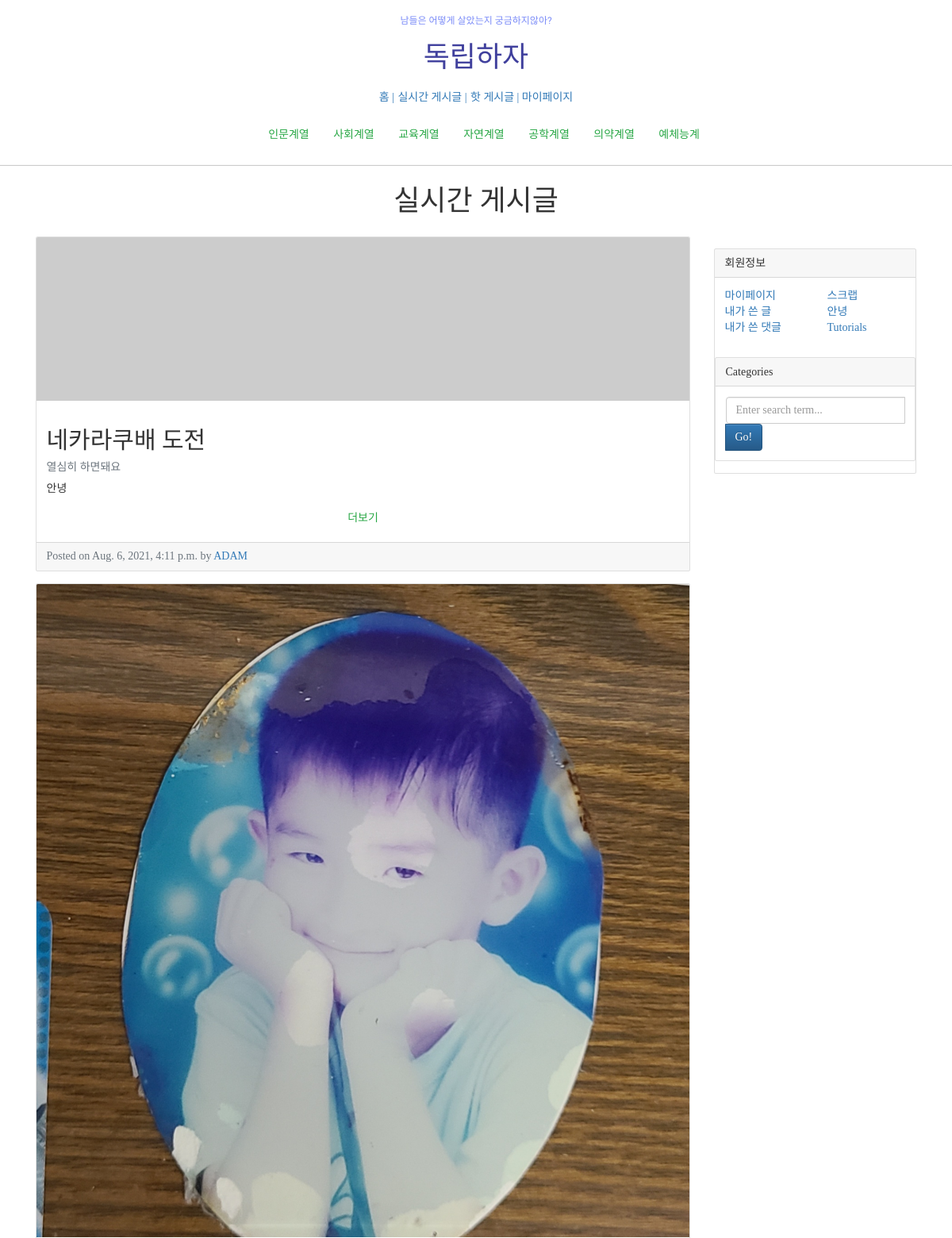
The page /blog/ (upper part) on the database as committed earlier.
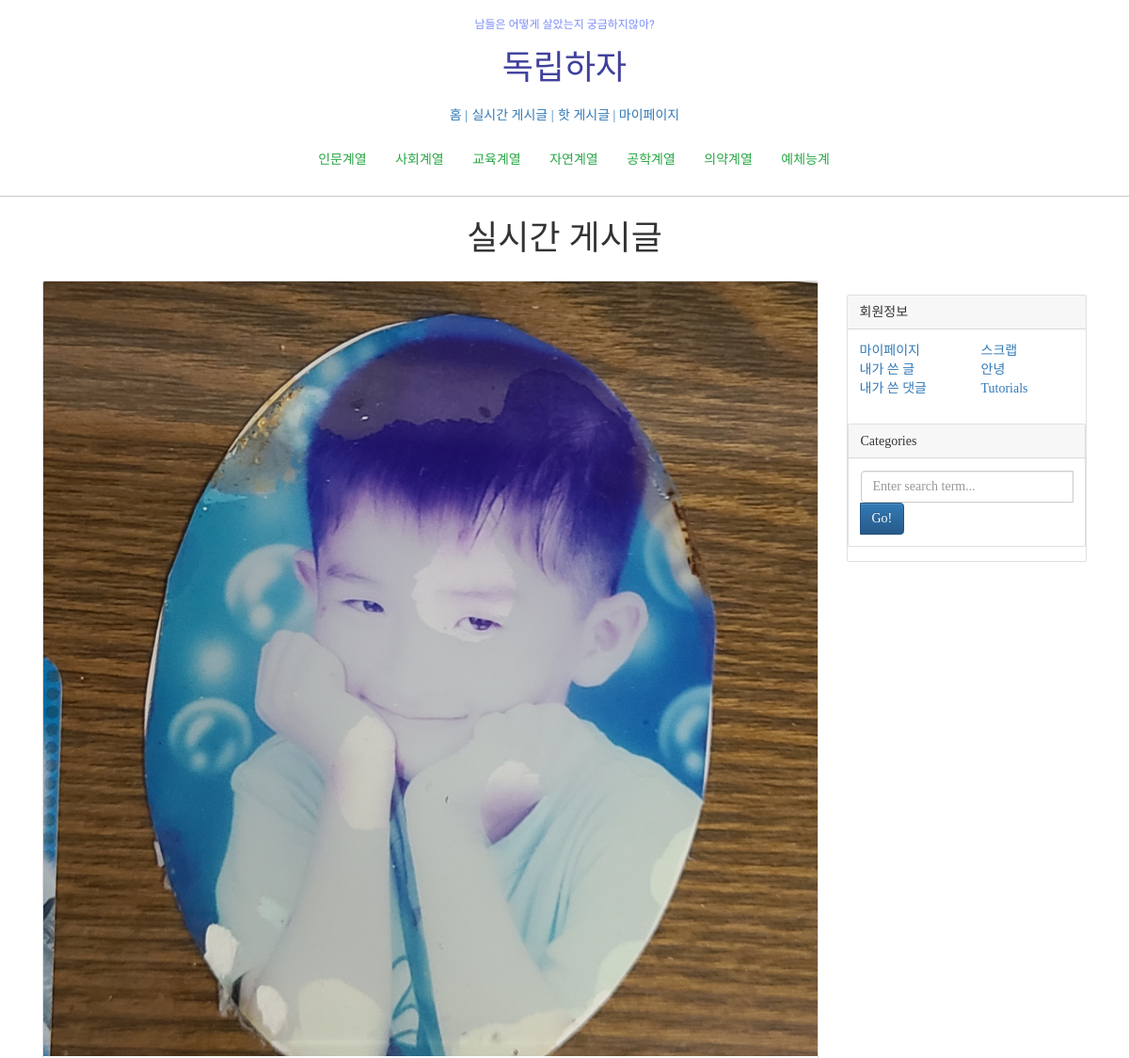
The same page on the database as committed later.
### blog/models.py (models this page shows, shortened)
class Post(models.Model):
    title = models.CharField(max_length=30)
    hook_text =models.CharField(max_length=100, blank=True)
    content = models.TextField()
    head_image=models.ImageField(upload_to='blog/images/%Y/%m/%d/', blank=True)
    file_upload = models.FileField(upload_to='blog/files/%Y/%m/%d/', blank=True)
    created_at = models.DateTimeField(auto_now=True)
    updated_at = models.DateTimeField(auto_now=True)
    author = models.ForeignKey(User, null=True, on_delete=models.SET_NULL)
    def __str__(self):
        return f'[{self.pk}]{self.title} :: {self.author}'
    def get_absolute_url(self):
        return f'/blog/{self.pk}/'

### blog/views.py (the view)
# urls.py: path('', views.PostList.as_view()),
class PostList(ListView):
    model =Post
    ordering = '-pk'

### blog/templates/blog/post_list.html
 {% extends 'blog/base.html' %} {% block mainarea %}
<div style="text-align:center; font-family: 'Do Hyeon', sans-serif;">
    <h1 style="margin: 2.5rem;">실시간 게시글</h1>
</div>
<div class="container my-3">
    <div class="row">
        <div class="col-md-8 col-lg-9">
            {% for p in post_list %}
            <div class="card mb-4">
                {% if p.head_image %}
                <img class="card-img-top" src="{{p.head_image.url}}" alt="{{ p }} head image"> {% else %}
                <img class="card-img-top" src="https://picsum.photos/seed/{{p.id}}/800/200" alt="randomimage"> {% endif %}
                <div class="card-body">
                    <h2>{{p.title}}</h2>
                    {% if p.hook_text%}
                    <h5 class="text-muted">{{p.hook_text}}</h5>
                    {% endif %}
                    <p class="card-text">{{p.content | truncatewords:45}}</p>
                    <div style="text-align: center;">
                        <a href="{{p.get_absolute_url}}" class="btn btn-outline-success my-2 my-sm-0" style="text-align: center;">더보기</a>
                    </div>
                </div>
                <div class="card-footer text-muted">
                    Posted on {{p.created_at}} by
                    <a href="#">{{ p.author | upper }}</a>
                </div>
            </div>
            {% endfor %}
        </div>
        <div class="col-md-4 col-lg-3">
            <div class="card my-4">
                <div class="card-header">회원정보</div>
                <div class="card-body">
                    <div class="row">
                        <div class="col-sm-6">
                            <ul class="list-unstyled mb-0">
                                <li><a href="#!">마이페이지</a></li>
                                <li><a href="#!">내가 쓴 글</a></li>
                                <li><a href="#!">내가 쓴 댓글</a></li>
                            </ul>
                        </div>
                        <div class="col-sm-6">
                            <ul class="list-unstyled mb-0">
                                <li><a href="#!">스크랩</a></li>
                                <li><a href="#!">안녕</a></li>
                                <li><a href="#!">Tutorials</a></li>
                            </ul>
                        </div>
                    </div>
                </div>
                <div class="card my-4">
                    <div class="card-header">Categories</div>
                    <div class="card-body">
                        <div class="input-group">
                            <input class="form-control" type="text" placeholder="Enter search term..." aria-label="Enter search term..." aria-describedby="button-search" />
                            <button class="btn btn-primary" id="button-search" type="button">Go!</button>
                        </div>
                    </div>
                </div>
            </div>
        </div>
    </div>
    {% endblock %}

Rows that differ between the two databases and show on the page:
removed Post: title "네카라쿠배 도전", hook_text "열심히 하면돼요", content "안녕", created_at "Aug. 6, 2021, 4:11 p.m.", author "ADAM"
